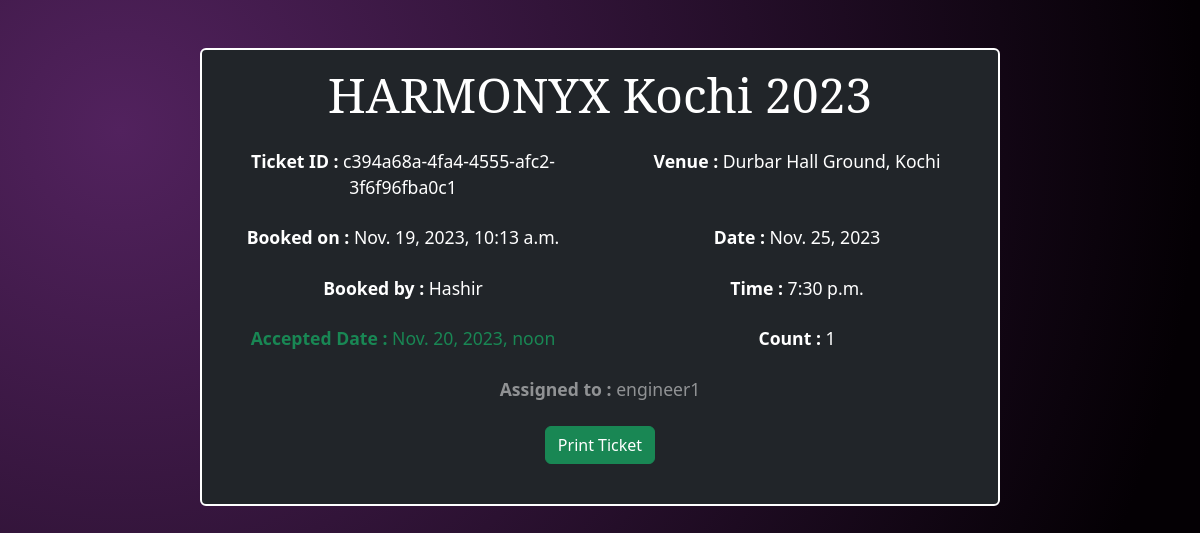
The page /TicketApp/ticket_details/1/ on the database its author committed.
### TicketApp/models.py (models this page shows)
class Ticket(models.Model):
    status_choice = (
        'Active', 'Active',
        'Completed', 'Completed',
        'Pending', 'Pending'
    )
    ticket_number = models.UUIDField(default = uuid.uuid4)
    event_title = models.ForeignKey(Event, on_delete = models.CASCADE, related_name='title_event')
    number_of_person = models.IntegerField(blank = False, null = False)
    person_mail_address = models.EmailField()
    person_mobile_number = models.IntegerField()
    created_by = models.ForeignKey(User, on_delete = models.CASCADE, related_name = 'created_by')
    date_created = models.DateTimeField(auto_now_add = True)
    assigned_to = models.ForeignKey(User, on_delete = models.DO_NOTHING, null = True, blank = True, related_name='assigned_to')
    is_resolved = models.BooleanField(default = False)
    accepted_date = models.DateTimeField(null = True, blank = True)
    closed_date = models.DateTimeField(null = True, blank = True)
    ticket_status = models.CharField(max_length = 50)

### App/models.py (models this page shows)
class Event(models.Model):
    event_title = models.CharField(max_length = 30, blank = False, null = False)
    event_description = models.CharField(max_length=255)
    event_image = models.ImageField(upload_to='events')
    event_venue = models.CharField(max_length=100, blank=True, null=True)
    event_date = models.DateField()
    event_time = models.TimeField()
    def __str__(self):
        return self.event_title

### user/models.py (models this page shows)
class User(AbstractUser):
    is_customer = models.BooleanField(default = False)
    is_engineer = models.BooleanField(default = False)
    def __str__(self):
        return self.username

### TicketApp/views.py (the view)
# urls.py: path('ticket_details/<int:pk>/', views.ticket_Details, name = 'ticket_details'),
def ticket_Details(request, pk):
    ticket = Ticket.objects.get(pk = pk)
    context = {
        'ticket': ticket
    }
    return render(request, 'TicketApp/ticket_details.html', context)

### templates/TicketApp/ticket_details.html (shortened to what this page needs)
{% extends 'TicketApp/ticketbase.html' %}
{% load static %}
{% block content %}
<link rel="stylesheet" type="text/css" href="{% static '/css/printticket.css' %}" media="print">
<body id="ticketdetails_body">
    <div class="row mb-5">
        <div class="col mb-5">
        <div class="card mx-auto mt-5 bg-dark mb-5">
            <div class="card-body text-center">
                <h5 class="card-title">{{ticket.event_title}}</h5>
                <div class="row mt-4 mb-4">
                    <div class="col card-text">
                        <b>Ticket ID : </b>{{ticket.ticket_number}}
                    </div>
                    <div class="col card-text">
                        <b>Venue : </b>{{ticket.event_title.event_venue}}
                    </div>
                </div>
                <div class="row mt-4 mb-4">
                    <div class="col card-text">
                        <b>Booked on : </b>{{ticket.date_created}}
                    </div>
                    <div class="col card-text">
                        <b>Date : </b>{{ticket.event_title.event_date}}
                    </div>
                </div>
                <div class="row mt-4 mb-4">
                    <div class="col card-text">
                        <b>Booked by : </b>{{ticket.created_by}}
                    </div>
                    <div class="col card-text">
                        <b>Time : </b>{{ticket.event_title.event_time}}
                    </div>
                </div>
                <div class="row mt-4 mb-4">
                    {% if ticket.accepted_date == none %}
                    <div class="col card-text text-danger">
                        <b>Accepted Date : </b>{{ticket.accepted_date}}
                    </div>
                    {% else %}
                    <div class="col card-text text-success">
                        <b>Accepted Date : </b>{{ticket.accepted_date}}
                    </div>
                    {% endif %}
                    <div class="col card-text">
                        <b>Count : </b>{{ticket.number_of_person}}
                    </div>
                </div>
                <div class="row mt-4 mb-4">
                    <div class="assigned col card-text opacity-50">
                        <b class="">Assigned to : </b>{{ticket.assigned_to}}
                    </div>
                </div>
                <div class="row mt-4 mb-4">
                    <div class="col card-text">
                        {% if ticket.accepted_date == none %}
                        <button class="btn btn-warning printticketbtn" onclick="">Ticket not available</button>
                        {% else %}
                        <button class="btn btn-success printticketbtn" onclick="window.print()">Print Ticket</button>
                        {% endif %}
                    </div>
                </div>
            </div>
        </div>
     </div>
    </div>
</body>
{% endblock %}

### static/css/style.css (style rules this page uses)
* { margin: 0; padding: 0; box-sizing: border-box; scroll-behavior: smooth; }
:root { --body-color: radial-gradient( circle farthest-corner at 10% 20%, rgb(82, 34, 94) 0%, rgba(4,0,4,1) 90% ); --nav-color: rgb(53, 5, 53); --loginregister-bg: rgba(37, 36, 36, 0.897) }
.card-title { font-family: 'Noto Serif', serif; font-weight: 400; font-size: 3rem; }
#ticketdetails_body { background-image: var(--body-color); }
#ticketdetails_body .card { border: 2px solid #fff; }
#ticketdetails_body .card-body { color: #fff; }
#ticketdetails_body { overflow-x: hidden; }
#ticketdetails_body .card { max-width: 50rem; }
#ticketdetails_body .card-text { font-size: 1.1rem; }

### static/css/printticket.css (style rules this page uses)
#ticketdetails_body { background-color: white; }
.card { border: 1px solid #000; background-color: white; }
button { display: none; }
.card-title { color: black; }
.card-text { color: black; opacity: 0.8; }
button { visibility: hidden; }
.assigned { visibility: hidden; }

### rows shown on the page
Ticket: event_title "HARMONYX Kochi 2023", ticket_number "c394a68a-4fa4-4555-afc2-3f6f96fba0c1", event_title.event_venue "Durbar Hall Ground, Kochi", date_created "Nov. 19, 2023, 10:13 a.m.", event_title.event_date "Nov. 25, 2023", created_by "Hashir", event_title.event_time "7:30 p.m.", accepted_date "Nov. 20, 2023, noon", number_of_person "1", assigned_to "engineer1"
